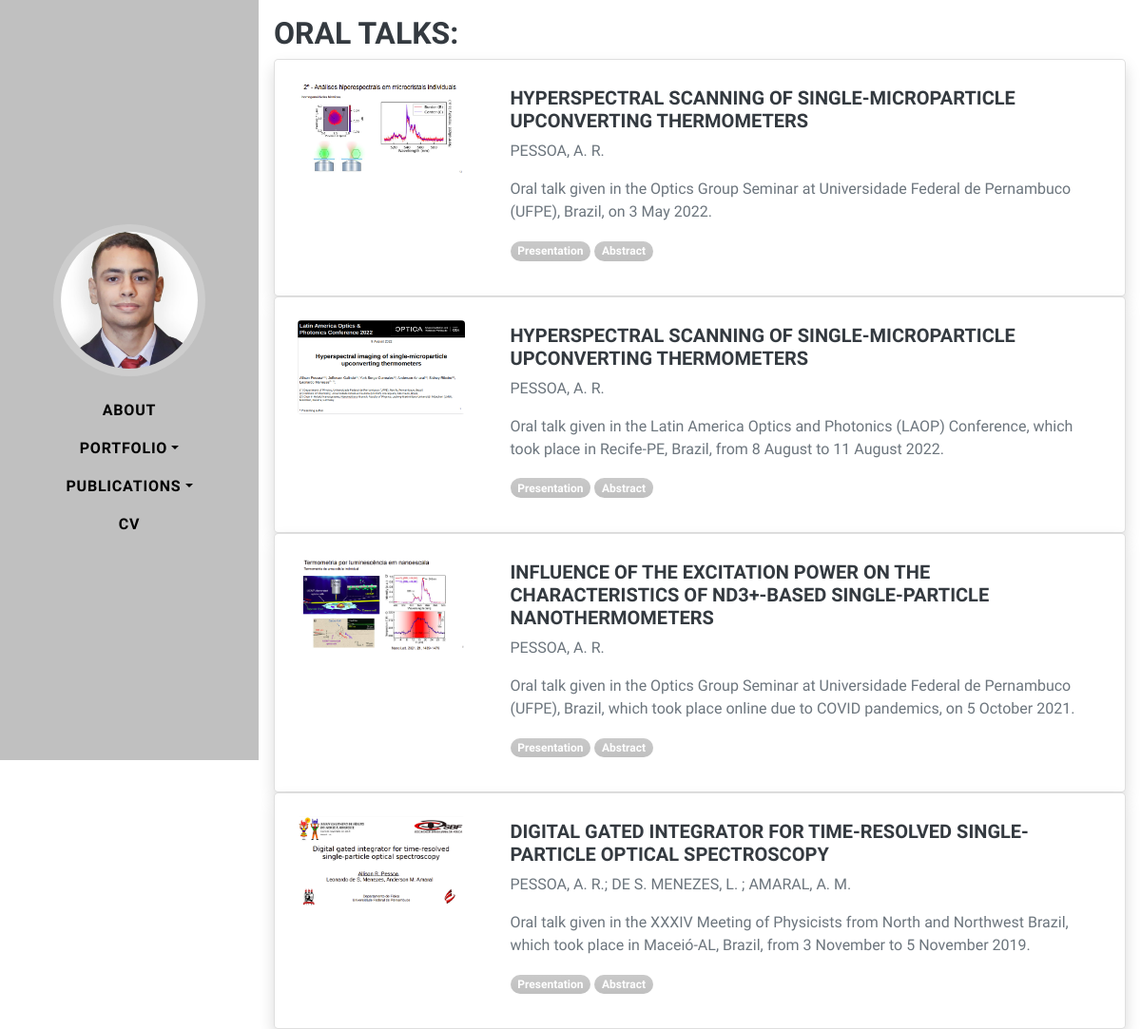
/pub-oral/, run on the app's committed database.
### base/models.py (models this page shows, shortened)
class Publication(models.Model):
    title = models.CharField(max_length=500)
    author = models.CharField(max_length=500)
    year = models.PositiveSmallIntegerField()
    cover_image = models.ImageField(upload_to='images/')
    link_url = models.URLField()
    month = models.PositiveSmallIntegerField(null=True, blank=True)
    note = models.TextField(null=True, blank=True)
    class Meta:
        ordering = ["year"]

class Oraltalks(Publication):
    event_name = models.CharField(max_length=100)
    description = models.TextField(max_length=500)
    event_abbr = models.CharField(max_length=50, null=True, blank=True)
    presentation_date = models.DateField(null=True, blank=True)
    abstract = models.TextField(max_length=500, null=True, blank=True)
    link_abstract = models.URLField(null=True, blank=True)
    link_video = models.URLField(null=True, blank=True)

class Publication(models.Model):
    title = models.CharField(max_length=500)
    author = models.CharField(max_length=500)
    year = models.PositiveSmallIntegerField()
    cover_image = models.ImageField(upload_to='images/')
    link_url = models.URLField()
    month = models.PositiveSmallIntegerField(null=True, blank=True)
    note = models.TextField(null=True, blank=True)
    class Meta:
        ordering = ["year"]

### base/views.py (the view)
# urls.py: path("pub-oral/", views.oral_talks, name="pub-oral"),
def oral_talks(request):
    orals = Oraltalks.objects.all().order_by('-year')
    context = {'orals': orals}
    return render(request, 'pub-oral.html', context)

### templates/pub-oral.html
{% extends 'main.html' %}
{% load static %}
{% block content %}
<div class="mt-3 mx-3">
    <h3> Oral Talks:</h3>
    {% for oral in orals %}
    <div class='card border-1 shadow rounded-3 overflow-hidden'>
        <div class='card-body p-0'>
            <div class='row gx-0'>
              <div class='py-lg-4 px-lg-4 col-xl-3'><img class='img-fluid rounded' src='{{oral.cover_image.url}}' alt='Paper cover' /></div>
                <div class='col-lg-6 col-xl-9 py-lg-1'>
                    <div class='p-3 p-md-4'>
                        <div class='h5 fw-bolder'>{{oral.title}}</div>
                        <p>{{oral.author}}</p>
                        <div><p>{{oral.description}}</p>
                        <a href='{{oral.link_url}}'><div class='badge bg-primary bg-gradient rounded-pill mb-2'>Presentation</div></a>
                        <a href='{{oral.link_abstract}}'><div class='badge bg-primary bg-gradient rounded-pill mb-2'>Abstract</div></a>
                        </div>
                    </div>
                </div>
            </div>
        </div>
    </div>
    {% endfor %}
</div>
{% endblock content %}

### data on the page
Oraltalks: cover_image (picture), title "HYPERSPECTRAL SCANNING OF SINGLE-MICROPARTICLE UPCONVERTING THERMOMETERS", author "PESSOA, A. R.", description "Oral talk given in the Optics Group Seminar at Universidade Federal de Pernambuco (UFPE), Brazil, on 3 May 2022."
Oraltalks: cover_image (picture), title "HYPERSPECTRAL SCANNING OF SINGLE-MICROPARTICLE UPCONVERTING THERMOMETERS", author "PESSOA, A. R.", description "Oral talk given in the Latin America Optics and Photonics (LAOP) Conference, which took place in Recife-PE, Brazil, from 8 August to 11 August 2022."
Oraltalks: cover_image (picture), title "INFLUENCE OF THE EXCITATION POWER ON THE CHARACTERISTICS OF ND3+-BASED SINGLE-PARTICLE NANOTHERMOMETERS", author "PESSOA, A. R.", description "Oral talk given in the Optics Group Seminar at Universidade Federal de Pernambuco (UFPE), Brazil, which took place online due to COVID pandemics, on 5 October 2021."
Oraltalks: cover_image (picture), title "DIGITAL GATED INTEGRATOR FOR TIME-RESOLVED SINGLE-PARTICLE OPTICAL SPECTROSCOPY", author "PESSOA, A. R.; DE S. MENEZES, L. ; AMARAL, A. M.", description "Oral talk given in the XXXIV Meeting of Physicists from North and Northwest Brazil, which took place in Maceió-AL, Brazil, from 3 November to 5 November 2019."
